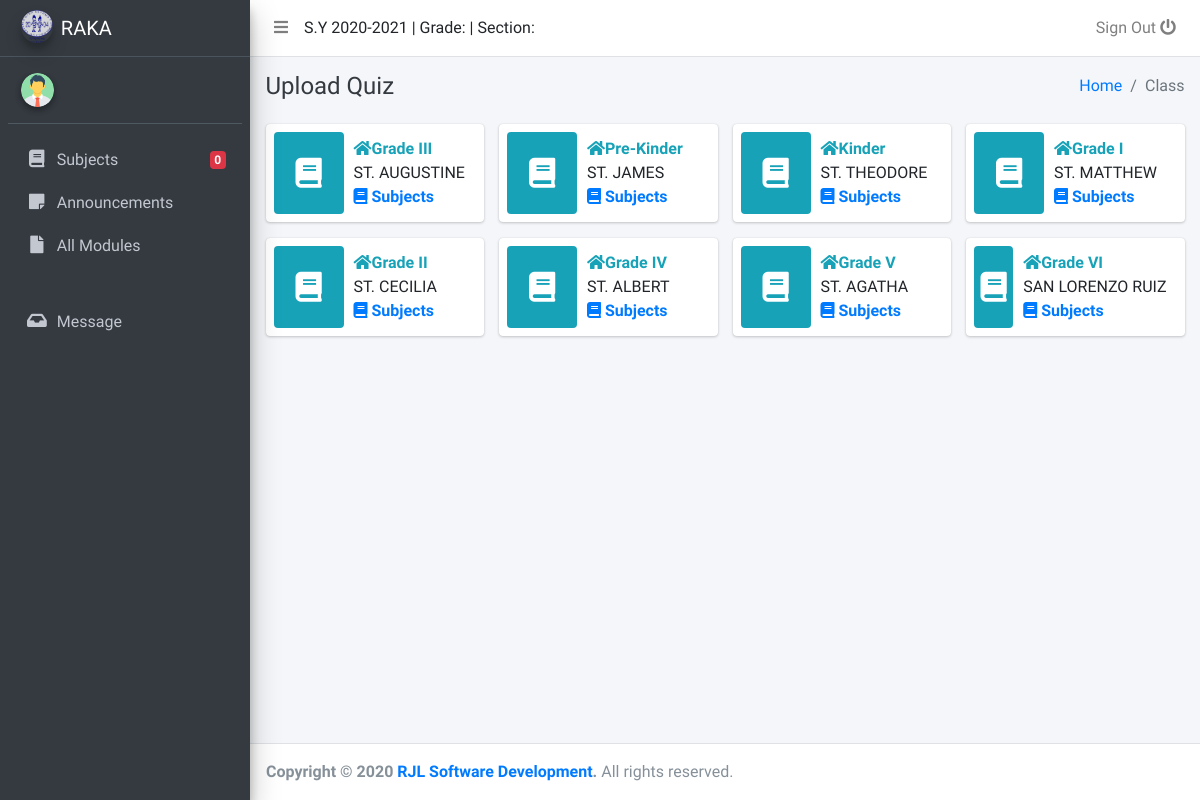
Page /pages/teacherquizzes.php (signed in) on the committed database.
### tables this page shows
CREATE TABLE IF NOT EXISTS `tblschool_acadyear` (
  `sy_ayid` int(11) DEFAULT 0,
  `curriculumid` int(11) DEFAULT 0,
  `levelfrom` int(11) DEFAULT 0,
  `levelto` int(11) DEFAULT 0,
  `datefrom` date DEFAULT NULL,
  `dateto` date DEFAULT NULL,
  `description` varchar(255) DEFAULT '',
  `bday_ref` date DEFAULT NULL,
  `firtsdue_ref` date DEFAULT NULL
);

CREATE TABLE IF NOT EXISTS `tblschool_glevel` (
  `levelid` int(11) DEFAULT 0,
  `gradeid` int(11) DEFAULT 0,
  `description` varchar(255) DEFAULT ''
);

### pages/teacher-header.php (called while the page is built, shortened)
<?php
    require '../functions/functions.php';
    $func = new functions($conn);
    $subject = $func->subject_count();
    if($subject->num_rows > 0){
      $subcount = $subject->fetch_row();
      $subcount = $subcount[0];
    } else {
      $subcount = 0;
    }
    $syear = $func->syear();
    if($syear->num_rows > 0){
      $syear = $syear->fetch_assoc();
      $syear = $syear['description'];
    } else {
      $syear = "School Year not started";
    }
?>

### functions/functions.php (called while the page is built, shortened)
<?php
	class functions{
		private $dbase;
		public function __construct($database){
			@$this->dbase = $database;
		}
		public function subject_count(){
			$query = $this->dbase->query("SELECT count(*) FROM portal_subjects");
			return $query;
		}
		public function teacher_classes(){
           	$query = $this->dbase->query("SELECT DISTINCT a.gradeid, a.sectionid, a.description FROM tblschool_section a, tblschool_class_sched b WHERE a.sy_ayid  = b.sy_ayid AND a.sy_ayid = ".@$_SESSION['schoolyear']." AND a.gradeid = b.gradeid AND a.sectionid = b.sectionid");
			return $query;
		}
		public function syear(){
			$query = $this->dbase->query("SELECT * FROM tblschool_acadyear ORDER BY sy_ayid DESC");
			return $query;
		}
		public function gradeLevel($key){
			$query = $this->dbase->query("SELECT * FROM tblschool_glevel WHERE gradeid = \"$key\"");
			return $query;
		}
	}
?>

### pages/teacherquizzes.php (the view, shortened to what this page needs)
<?php
  if(isset($_SESSION['user_id'])){
    require 'teacher-header.php';
?>
  <?php require 'header.php'; ?>
  <div class="content-wrapper">
    <div class="content-header">
      <div class="container-fluid">
        <div class="row mb-2">
          <div class="col-sm-6">
            <h4 class="m-0 text-dark">Upload Quiz</h4>
          </div>
          <div class="col-sm-6">
            <ol class="breadcrumb float-sm-right">
              <li class="breadcrumb-item"><a href="#">Home</a></li>
              <li class="breadcrumb-item active">Class</li>
            </ol>
          </div>
        </div>
      </div>
    </div>
    <section class="content">
      <div class="container-fluid">
        <div class="row">
          <?php
          $class = $func->teacher_classes();
          if($class->num_rows > 0){
            while($classData = $class->fetch_assoc()){
            $key = $classData['gradeid'];
            $glevelz = $func->gradeLevel($key);
            if($glevelz->num_rows > 0){
              $glevel = $glevelz->fetch_assoc();
              $glevel = $glevel['description'];
            } else {
              $glevel = "You have nothing to handle.";
            }
          ?>
          <div class="col-md-3 col-sm-6 col-12">
            <div class="info-box">
              <span class="info-box-icon bg-info"><i class="fa fa-book"></i></span>
              <div class="info-box-content">
                <span class="text-info"><strong><i class="fas fa-home"></i><?= $glevel ?></strong></span>
                <span class="info-box-text"><?= $classData['description'] ?></span>
                <span class="info-box-number"> <a href="teacherquizzessubject.php?subkey=<?= $classData['gradeid'] ?>&seckey=<?= $classData['sectionid'] ?>"> <i class ="fas fa-book"></i> Subjects </a> </span>
              </div>
            </div>
          </div>
        <?php
              }
          } else {
        ?>
          <h3 class="col-12 alert alert-sm alert-info text-center"> You have no class advisory to be handeled. </h3>
        <?php } ?>
        </div>
      </div>
    </section>
  </div>
  <footer class="main-footer">
    <strong>Copyright &copy; 2020 <a href="#">RJL Software Development</a>.</strong>
    All rights reserved.
  </footer>
</div>
<?php
  require 'footer.php';
  }
?>

### pages/header.php (shortened to what this page needs)
<!DOCTYPE html>
<html>
<head>
  <link rel="stylesheet" href="../plugins/fontawesome-free/css/all.min.css">
  <link rel="stylesheet" href="https://code.ionicframework.com/ionicons/2.0.1/css/ionicons.min.css">
  <link rel="stylesheet" href="../plugins/datatables-bs4/css/dataTables.bootstrap4.css">
  <link rel="stylesheet" href="../plugins/tempusdominus-bootstrap-4/css/tempusdominus-bootstrap-4.min.css">
  <link rel="stylesheet" href="../plugins/icheck-bootstrap/icheck-bootstrap.min.css">
  <link rel="stylesheet" href="../plugins/jqvmap/jqvmap.min.css">
  <link rel="stylesheet" href="../dist/css/adminlte.min.css">
  <link rel="stylesheet" href="../plugins/overlayScrollbars/css/OverlayScrollbars.min.css">
  <link rel="stylesheet" href="../plugins/select2/css/select2.min.css">
  <link rel="stylesheet" href="../plugins/select2-bootstrap4-theme/select2-bootstrap4.min.css">
  <link rel="stylesheet" href="../plugins/bootstrap4-duallistbox/bootstrap-duallistbox.min.css">
  <link rel="stylesheet" href="../plugins/daterangepicker/daterangepicker.css">
  <link rel="stylesheet" href="../plugins/summernote/summernote-bs4.css">
  <link rel="stylesheet" href="../css/added-styles.css">
</head>
<body class="hold-transition sidebar-mini layout-fixed">
<div class="wrapper">
  <?php
    if($_SESSION['access'] == 1){
  ?>
    <nav class="main-header navbar navbar-expand navbar-white navbar-light">
      <ul class="navbar-nav">
        <li class="nav-item">
          <a class="nav-link" data-widget="pushmenu" href="#"><i class="fas fa-bars"></i></a>
        </li>
        <!--<li class="nav-item d-none d-sm-inline-block">
          <a href="index3.html" class="nav-link">Home</a>
        </li>
        <li class="nav-item d-none d-sm-inline-block">
          <a href="#" class="nav-link">Contact</a>
        </li>-->
      </ul>
      <!--<form class="form-inline ml-3">
        <div class="input-group input-group-sm">
          <input class="form-control form-control-navbar" type="search" placeholder="Search" aria-label="Search">
          <div class="input-group-append">
            <button class="btn btn-navbar" type="submit">
              <i class="fas fa-search"></i>
            </button>
          </div>
        </div>
      </form>-->
      <?= $syear ?>
      <ul class="navbar-nav ml-auto">
        <li class="nav-item dropdown">
          <!--<a class="nav-link" data-toggle="dropdown" href="#">
            <i class="far fa-comments"></i>
            <span class="badge badge-danger navbar-badge">3</span>
          </a>-->
          <!--<div class="dropdown-menu dropdown-menu-lg dropdown-menu-right">
            <a href="#" class="dropdown-item">
              <!--<div class="media">
                <img src="dist/img/user1-128x128.jpg" alt="User Avatar" class="img-size-50 mr-3 img-circle">
                <div class="media-body">
                  <h3 class="dropdown-item-title">
                    Brad Diesel
                    <span class="float-right text-sm text-danger"><i class="fas fa-star"></i></span>
                  </h3>
                  <p class="text-sm">Call me whenever you can...</p>
                  <p class="text-sm text-muted"><i class="far fa-clock mr-1"></i> 4 Hours Ago</p>
                </div>
              </div>
            </a>
            <!--<div class="dropdown-divider"></div>
            <a href="#" class="dropdown-item">
              <!--<div class="media">
                <img src="dist/img/user8-128x128.jpg" alt="User Avatar" class="img-size-50 img-circle mr-3">
                <div class="media-body">
                  <h3 class="dropdown-item-title">
                    John Pierce
                    <span class="float-right text-sm text-muted"><i class="fas fa-star"></i></span>
                  </h3>
                  <p class="text-sm">I got your message bro</p>
                  <p class="text-sm text-muted"><i class="far fa-clock mr-1"></i> 4 Hours Ago</p>
                </div>
              </div>
            <!--</a>
            <div class="dropdown-divider"></div>
            <a href="#" class="dropdown-item">
              <!--<div class="media">
                <img src="dist/img/user3-128x128.jpg" alt="User Avatar" class="img-size-50 img-circle mr-3">
                <div class="media-body">
                  <h3 class="dropdown-item-title">
                    Nora Silvester
                    <span class="float-right text-sm text-warning"><i class="fas fa-star"></i></span>
                  </h3>
                  <p class="text-sm">The subject goes here</p>
                  <p class="text-sm text-muted"><i class="far fa-clock mr-1"></i> 4 Hours Ago</p>
                </div>
              </div>
            <!--</a>
            <div class="dropdown-divider"></div>
            <a href="#" class="dropdown-item dropdown-footer">See All Messages</a>
          </div>
        </li>
        <li class="nav-item dropdown">
          <!--<a class="nav-link" data-toggle="dropdown" href="#">
            <i class="far fa-bell"></i>
            <span class="badge badge-warning navbar-badge">15</span>
          </a>-->
          <!--<div class="dropdown-menu dropdown-menu-lg dropdown-menu-right">
            <span class="dropdown-item dropdown-header">15 Notifications</span>
            <div class="dropdown-divider"></div>
            <a href="#" class="dropdown-item">
              <i class="fas fa-envelope mr-2"></i> 4 new messages
              <span class="float-right text-muted text-sm">3 mins</span>
            </a>
            <div class="dropdown-divider"></div>
            <a href="#" class="dropdown-item">
              <i class="fas fa-users mr-2"></i> 8 friend requests
              <span class="float-right text-muted text-sm">12 hours</span>
            </a>
            <div class="dropdown-divider"></div>
            <a href="#" class="dropdown-item">
              <i class="fas fa-file mr-2"></i> 3 new reports
              <span class="float-right text-muted text-sm">2 days</span>
            </a>
            <div class="dropdown-divider"></div>
            <a href="#" class="dropdown-item dropdown-footer">See All Notifications</a>
          </div>
        </li>
        <li class="nav-item">
          <a class="nav-link" data-widget="control-sidebar" data-slide="true" href="#">
            <i class="fas fa-th-large"></i>
          </a>
        </li>-->
        <li class="nav-item logout">
          <a class="nav-link" onclick="logout()" title="logout">
            Sign Out <i class="fas fa-power-off"></i>
          </a>
        </li>
      </ul>
    </nav>
    <aside class="main-sidebar sidebar-dark-primary elevation-4">
      <a class="brand-link text-white">
        <img src="../images/school.logo.png" alt="School Logo" class="brand-image img-circle elevation-3"
             style="opacity: .8">
        <span class="brand-text font-weight-light">RAKA</span>
      </a>
      <div class="sidebar">
        <div class="user-panel mt-3 pb-3 mb-3 d-flex">
          <div class="image">
            <img src="../images/profiles/man.png" class="img-circle elevation-2" alt="User Image">
          </div>
          <div class="info">
            <a href="profiles.php" class="d-block"><?= $fullname ?></a>
          </div>
        </div>
        <nav class="mt-2">
          <ul class="nav nav-pills nav-sidebar flex-column" data-widget="treeview" role="menu" data-accordion="false">
            <!-- Add icons to the links using the .nav-icon class
                 with font-awesome or any other icon font library -->
            <li class="nav-item">
              <a href="../pages/" class="nav-link">
                <i class="nav-icon fas fa-users"></i>
                <p>
                  Class
                </p>
              </a>
            </li>
            <li class="nav-item">
              <a href="teacherquizzes.php" class="nav-link">
                <i class="nav-icon fas fa-book"></i>
                <p>
                  Quiz
                </p>
              </a>
            </li>
            <li class="nav-item">
              <a href="teacherpertask.php" class="nav-link">
                <i class="nav-icon fas fa-book"></i>
                <p>
                  Perfomance Task
                </p>
              </a>
            </li>
            <!--<li class="nav-item">
              <a href="add-student.php" class="nav-link">
                <i class="nav-icon fas fa-user-plus"></i>
                <p>
                  Add Student
                </p>
              </a>
            </li>-->
            <!--<li class="nav-item">
              <a href="subjects.php" class="nav-link">
                <i class="nav-icon fas fa-book"></i>
                <p>
                  Subjects
                  <span class="right badge badge-danger"><?= $subcount ?></span>
                </p>
              </a>
            </li>-->
            <!--<li class="nav-item">
              <a href="add-subject.php" class="nav-link">
                <i class="nav-icon fas fa-book-medical"></i>
                <p>
                  Add Subject
                </p>
              </a>
            </li>-->
            <li class="nav-item">
              <a href="add-announcements.php" class="nav-link">
                <i class="nav-icon fas fa-sticky-note"></i>
                <p>
                  Announcements
                </p>
              </a>
            </li><hr>
            <li class="nav-item">
              <a href="messages.php" class="nav-link">
                <i class="nav-icon fas fa-inbox"></i>
                <p>
                  Message
                </p>
              </a>
            </li>
          </ul>
        </nav>
      </div>
    </aside>
<?php  } else { ?>
    <nav class="main-header navbar navbar-expand navbar-white navbar-light">
      <ul class="navbar-nav">
        <li class="nav-item">
          <a class="nav-link" data-widget="pushmenu" href="#"><i class="fas fa-bars"></i></a>
        </li>
      </ul>
      <?= $syear ?> | Grade: <?= $glevel ?> | Section: <?= $slevel ?>
      <ul class="navbar-nav ml-auto">
        <li class="nav-item dropdown">
        <li class="nav-item dropdown">
        <li class="nav-item logout">
          <a class="nav-link" onclick="logout()" title="logout">
            Sign Out <i class="fas fa-power-off"></i>
          </a>
        </li>
      </ul>
    </nav>
    <aside class="main-sidebar sidebar-dark-primary elevation-4">
      <a class="brand-link text-white">
        <img src="../images/school.logo.png" alt="School Logo" class="brand-image img-circle elevation-3"
             style="opacity: .8">
        <span class="brand-text font-weight-light">RAKA</span>
      </a>
      <div class="sidebar">
        <div class="user-panel mt-3 pb-3 mb-3 d-flex">
          <div class="image">
            <img src="../images/profiles/man.png" class="img-circle elevation-2" alt="User Image">
          </div>
          <div class="info">
          </div>
        </div>
        <nav class="mt-2">
          <ul class="nav nav-pills nav-sidebar flex-column" data-widget="treeview" role="menu" data-accordion="false">
            <li class="nav-item">
              <a href="studentsubjects.php" class="nav-link">
                <i class="nav-icon fas fa-book"></i>
                <p>
                  Subjects
                  <span class="right badge badge-danger"><?= $subcount ?></span>
                </p>
              </a>
            </li>
            <li class="nav-item">
              <a href="announcements.php" class="nav-link">
                <i class="nav-icon fas fa-sticky-note"></i>
                <p>
                  Announcements
                </p>
              </a>
            </li>
            <li class="nav-item">
              <a href="all-student-modules.php" class="nav-link">
                <i class="nav-icon fas fa-file"></i>
                <p>
                  All Modules
                </p>
              </a>
            </li><hr>
            <li class="nav-item">
              <a href="messages.php" class="nav-link">
                <i class="nav-icon fas fa-inbox"></i>
                <p>
                  Message
                </p>
              </a>
            </li>
          </ul>
        </nav>
      </div>
    </aside>
<?php } ?>

### css/added-styles.css (style rules this page uses)
.logout { cursor: pointer; }

### rows in the picture
tblschool_acadyear: description "S.Y 2020-2021"
tblschool_glevel: description "Grade III"
tblschool_glevel: description "Pre-Kinder"
tblschool_glevel: description "Kinder"
tblschool_glevel: description "Grade I"
tblschool_glevel: description "Grade II"
tblschool_glevel: description "Grade IV"
tblschool_glevel: description "Grade V"
tblschool_glevel: description "Grade VI"

### other values in the picture
$subcount "0"
$classData['description'] "ST. AUGUSTINE"
$classData['description'] "ST. JAMES"
$classData['description'] "ST. THEODORE"
$classData['description'] "ST. MATTHEW"
$classData['description'] "ST. CECILIA"
$classData['description'] "ST. ALBERT"
$classData['description'] "ST. AGATHA"
$classData['description'] "SAN LORENZO RUIZ"
